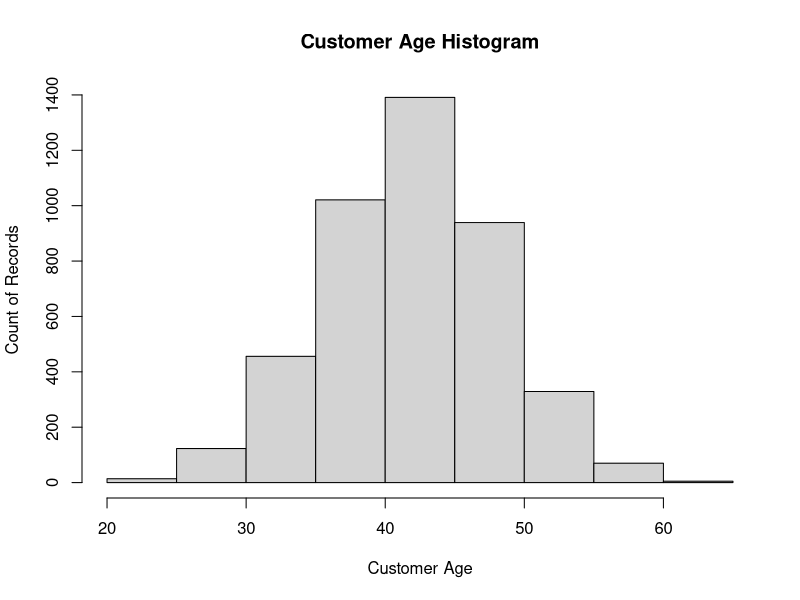
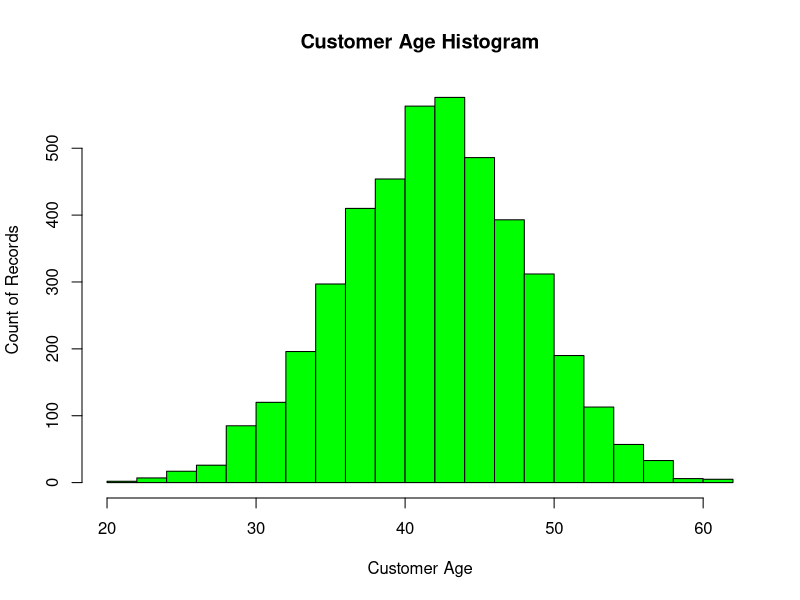
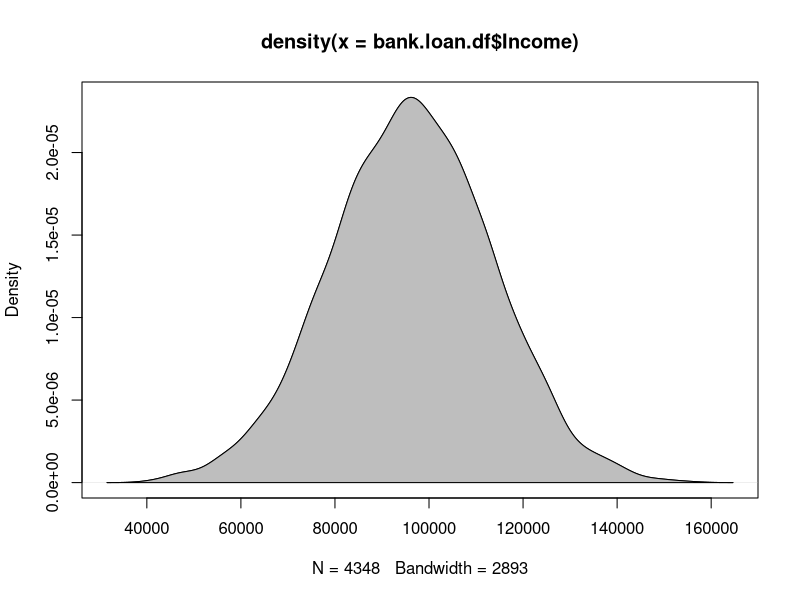

Here is the R script that generated these plots, in order: (Note: this script raises an error after producing the figures.)
rm(list=ls())

bank.loan.df <- read.csv("./datasets/data_loan.csv", header = TRUE)

dim(bank.loan.df)

head(bank.loan.df)

colSums(is.na(bank.loan.df))

str(bank.loan.df)

bank.loan.df <- within(bank.loan.df,{
  Default <- as.factor(Default)
  Loan_type <- as.factor(Loan_type)
  Gender <- as.factor(Gender)
  Degree <- as.factor(Degree)
  Citizenship <- as.factor(Citizenship)
})

str(bank.loan.df)

### plots with basic graphics library #######################################

hist(bank.loan.df$Age,
     xlab = "Customer Age", ylab = "Count of Records",
     main = "Customer Age Histogram")

hist(bank.loan.df$Age,
     xlab = "Customer Age", ylab = "Count of Records",
     main = "Customer Age Histogram",
     breaks = 20,
     col = "green")

density(bank.loan.df$Income)

plot(density(bank.loan.df$Income))

polygon(density(bank.loan.df$Income), col = "grey", border = "black")

################### plots with ggplot2 #####################################
install.packages('ggplot2')
library(ggplot2)

ggplot(bank.loan.df, aes(x=Income))

ggplot(bank.loan.df, aes(x=Income)) + geom_histogram()

ggplot(bank.loan.df, aes(x=Income)) + geom_freqpoly()

ggplot(bank.loan.df, aes(x=Income)) + 
  geom_histogram(aes(y = ..density..), colour = "black", fill = "White") +
  geom_density(alpha = 0.2, fill = "#FF6666")

##################plots with ggplot2 and base library ######################

attach(bank.loan.df)

plot(Credit_score, Income, main = "Credit Score vs Income")

ggplot(bank.loan.df, aes(x=Credit_score, y=Income)) +
  geom_point()

ggplot(bank.loan.df, aes(x=Credit_score, y=Income)) +
  geom_point(size = 3, shape = 1)

ggplot(bank.loan.df, aes(x=Credit_score, y=Income)) +
  geom_point(size = Loan_length, alpha = 0.3, colour = "blue")

ggplot(bank.loan.df, aes(x=Credit_score, y=Income, colour = Gender)) +
  geom_point(size = Loan_length, alpha = 0.8)

boxplot(bank.loan.df$Income, main = "Summary statistic for income")

boxplot(bank.loan.df$Income ~ bank.loan.df$Degree, 
        main = "Summary statistic for income")

ggplot(bank.loan.df, aes(x=Degree, y=Income)) +
  geom_boxplot()

ggplot(bank.loan.df, aes(x=Degree, y=Income)) +
  geom_boxplot(notch = TRUE)

ggplot(bank.loan.df, aes(x=Degree, y=Income)) +
  geom_boxplot(outlier.color = "blue", outlier.shape = 1, outlier.size = 2)


ggplot(bank.loan.df, aes(x=Degree, y=Income, color=Gender)) +
  geom_boxplot(outlier.color = "blue", outlier.shape = 1, outlier.size = 2)

tsla.weekly.df <- read.csv("./datasets/TSLA_weekly.csv")
head(tsla.weekly.df)

str(tsla.weekly.df)

tsla.weekly.df$Date <- as.Date(tsla.weekly.df$Date, format = "%Y-%m-%d")
str(tsla.weekly.df)

plot(Close ~ Date, tsla.weekly.df, type = 'l')

ggplot(tsla.weekly.df, aes(x=Date, y=Close)) +
  geom_line() +
  geom_point()
















































































     